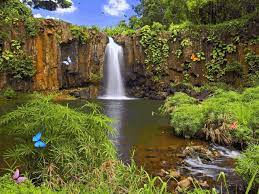
#> input picture image/img.jpg, 259 x 194 px
$ python test1.py   (older library calls are emulated)
#> lines starting #> are read from the running program, lines starting #| are printed output that depends on the picture
from cmath import sqrt
import matplotlib.pyplot as plt
import numpy as np
import matplotlib.image as mpimg
import os
import scipy.misc as sm
import skimage
from skimage.feature import canny
from scipy.ndimage import gaussian_filter
from scipy.ndimage.filters import convolve
import cv2
from scipy import ndimage

from scipy import misc
import numpy as np


def visualize(imgs, format=None):
    plt.figure(figsize=(20, 40))
    for i, img in enumerate(imgs):
        if img.shape[0] == 3:
            img = img.transpose(1, 2, 0)
        plt_idx = i+1
        plt.subplot(4, 2, plt_idx)
        plt.imshow(img, cmap=cm.gray, vmin=0, vmax=255)
    plt.show()


def gaussian_kernel(size, sigma=2):
    size = int(size) // 2
    x, y = np.mgrid[-size:size+1, -size:size+1]
    normal = 1 / (2.0 * np.pi * sigma**2)
    g = np.exp(-((x**2 + y**2) / (2.0*sigma**2))) * normal
    return g


def sobel_filters(img):
    Kx = np.array([[-1, 0, 1], [-2, 0, 2], [-1, 0, 1]], np.float32)
    Ky = np.array([[1, 2, 1], [0, 0, 0], [-1, -2, -1]], np.float32)

    Ix = ndimage.filters.convolve(img, Kx)
    Iy = ndimage.filters.convolve(img, Ky)

    G = np.hypot(Ix, Iy)
    G = G / G.max() * 255
    theta = np.arctan2(Iy, Ix)

    return (G, theta)


def non_max_suppression(img, D):
    M, N = img.shape
    Z = np.zeros((M, N), dtype=np.int32)
    angle = D * 180. / np.pi
    #pi_4 = np.pi / 4
    #pi_2 = np.pi / 2
    angle[angle < 0] += 180

    for i in range(1, M-1):
        for j in range(1, N-1):
            try:
                # theta = D[i,j] #* 180 / np.pi #angle in degrees
                #theta_mod = theta % np.pi
                q = 255
                r = 255
                #alpha = None

               # angle 0
                if (0 <= angle[i, j] < 22.5) or (157.5 <= angle[i, j] <= 180):
                    q = img[i, j+1]
                    r = img[i, j-1]
                # angle 45
                elif (22.5 <= angle[i, j] < 67.5):
                    q = img[i+1, j-1]
                    r = img[i-1, j+1]
                # angle 90
                elif (67.5 <= angle[i, j] < 112.5):
                    q = img[i+1, j]
                    r = img[i-1, j]
                # angle 135
                elif (112.5 <= angle[i, j] < 157.5):
                    q = img[i-1, j-1]
                    r = img[i+1, j+1]

                """
                if (0 <= theta_mod < pi_4):
                    alpha = np.abs(np.tan(theta_mod))
                    q = (alpha * img[i + 1, j + 1]) + ((1 - alpha) * img[i, j + 1])
                    r = (alpha * img[i - 1, j - 1]) + ((1 - alpha) * img[i, j - 1])

                elif (pi_4 <= theta_mod < pi_2):
                    alpha = np.abs(1./np.tan(theta_mod))
                    q = (alpha * img[i + 1, j + 1]) + ((1 - alpha) * img[i + 1, j])
                    r = (alpha * img[i - 1, j - 1]) + ((1 - alpha) * img[i - 1, j])

                elif (pi_2 <= theta_mod < (3*pi_4)):
                    alpha = np.abs(1./np.tan(theta_mod))
                    q = (alpha * img[i + 1, j - 1]) + ((1 - alpha) * img[i + 1, j])
                    r = (alpha * img[i - 1, j + 1]) + ((1 - alpha) * img[i - 1, j])

                elif ((3*pi_4) <= theta_mod < np.pi):
                    alpha = np.abs(np.tan(theta_mod))
                    q = (alpha * img[i + 1, j - 1]) + ((1 - alpha) * img[i, j - 1])
                    r = (alpha * img[i - 1, j + 1]) + ((1 - alpha) * img[i, j + 1])
                """
                if (img[i, j] >= q) and (img[i, j] >= r):
                    Z[i, j] = img[i, j]
                else:
                    Z[i, j] = 0

            except IndexError as e:
                pass

    return Z


def threshold(img, lowThresholdRatio=0.05, highThresholdRatio=0.09):

    highThreshold = img.max() * highThresholdRatio
    lowThreshold = highThreshold * lowThresholdRatio

    M, N = img.shape
    res = np.zeros((M, N), dtype=np.int32)

    weak = np.int32(25)
    strong = np.int32(255)

    strong_i, strong_j = np.where(img >= highThreshold)
    zeros_i, zeros_j = np.where(img < lowThreshold)

    weak_i, weak_j = np.where((img <= highThreshold) & (img >= lowThreshold))

    res[strong_i, strong_j] = strong
    res[weak_i, weak_j] = weak

    return (res, weak, strong)


def hysteresis(img, weak, strong=255):

    M, N = img.shape

    for i in range(1, M-1):
        for j in range(1, N-1):
            if (img[i, j] == weak):
                try:
                    if ((img[i+1, j-1] == strong) or (img[i+1, j] == strong) or (img[i+1, j+1] == strong)
                        or (img[i, j-1] == strong) or (img[i, j+1] == strong)
                            or (img[i-1, j-1] == strong) or (img[i-1, j] == strong) or (img[i-1, j+1] == strong)):
                        img[i, j] = strong
                    else:
                        img[i, j] = 0
                except IndexError as e:
                    pass

    return img


def Canny_detector(img):
    """ Your implementation instead of skimage """
    img = np.zeros(shape=(130, 130), dtype=np.float32)

    img_filtered = convolve(img, gaussian_kernel(5, sigma=1.8))
    grad, theta = sobel_filters(img_filtered)
    img_nms = non_max_suppression(grad, theta)
    img_thresh, weak, strong = threshold(
        img_nms, lowThresholdRatio=0.07, highThresholdRatio=0.19)
    img_final = hysteresis(img_thresh, weak, strong=strong)

    return img_final


img = cv2.imread("image/img.jpg")
#> img is the input picture: shape (194, 259, 3); mean B, G, R 60.3, 99.7, 101.1

canny_img = Canny_detector(img)
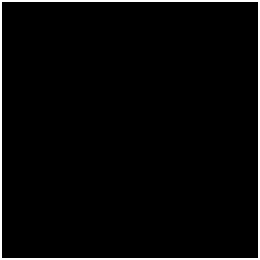
#> canny_img: shape (130, 130) int32 (shown 2 times larger); values 0 (black) and 25 (white), 3.1% white in thin lines or dots
plt.figure(figsize=(20, 40))
plt.imshow(canny_img, cmap='gray', vmin=0, vmax=100)
plt.show()
